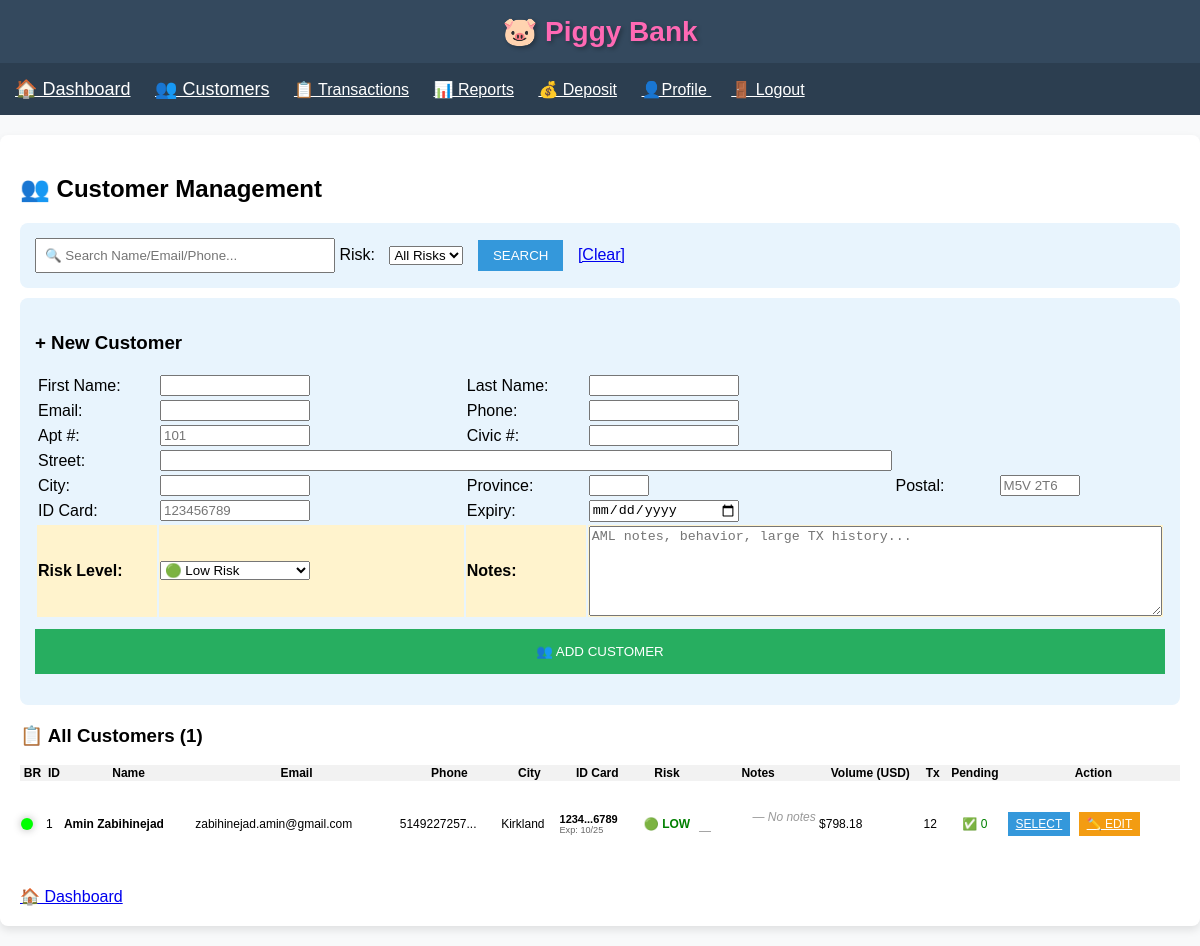
Page /customers (signed in) on the earlier database version.
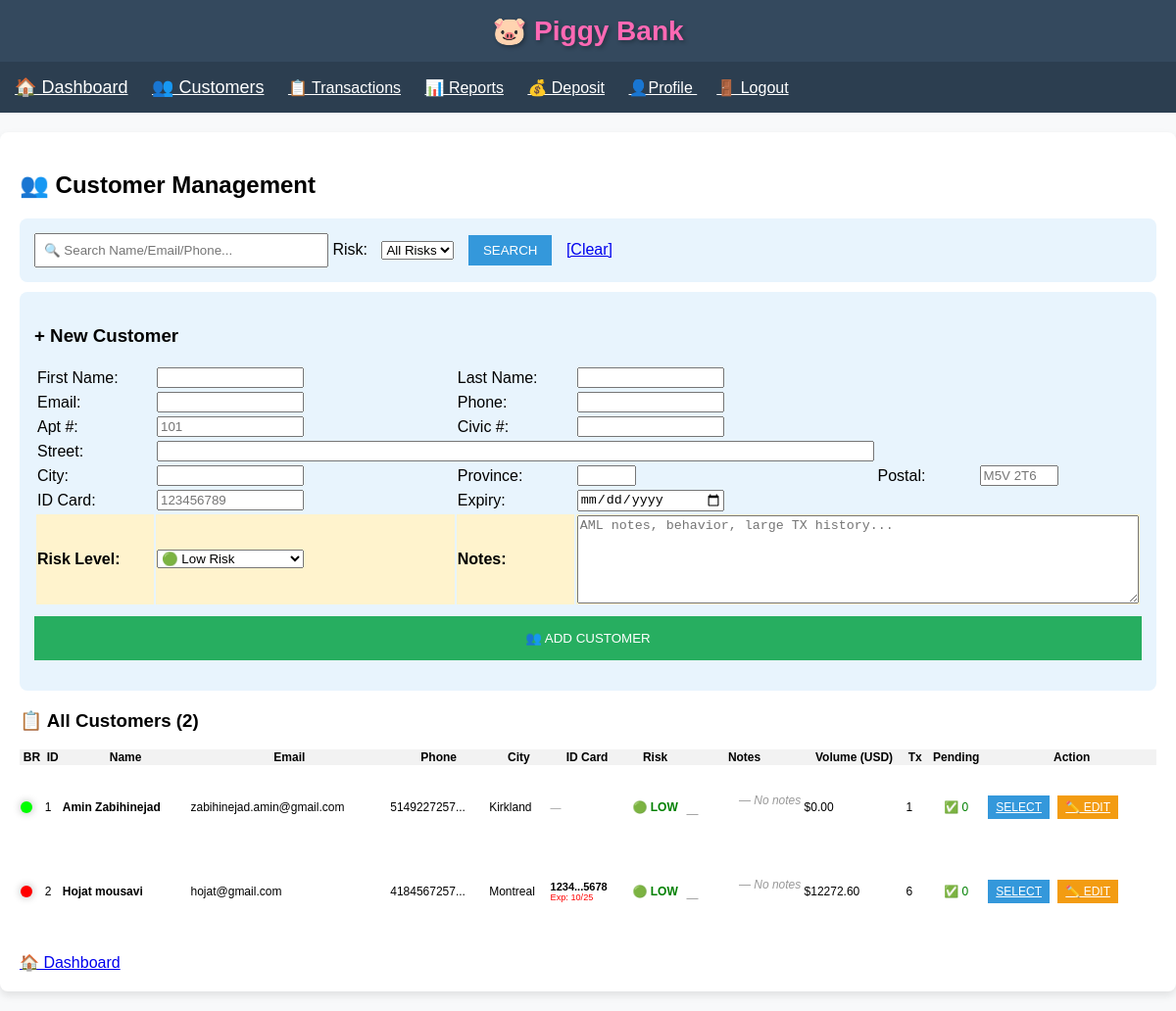
Same page on the later database version.
### app.py (models this page shows)
class Client(db.Model):
    id = db.Column(db.Integer, primary_key=True)
    first_name = db.Column(db.String(50), nullable=False)
    last_name = db.Column(db.String(50), nullable=False)
    email = db.Column(db.String(100), unique=True, nullable=False)
    phone = db.Column(db.String(20), nullable=False)
    apartment = db.Column(db.String(10))
    civic_number = db.Column(db.String(10), nullable=False)
    street = db.Column(db.String(100), nullable=False)
    city = db.Column(db.String(50), nullable=False)
    province = db.Column(db.String(10), nullable=False)
    postal_code = db.Column(db.String(10), nullable=False)
    id_card_number = db.Column(db.String(20))
    id_expiry_date = db.Column(db.Date)
    risk_level = db.Column(db.String(20), default='low risk')
    notes = db.Column(db.Text, nullable=True)
    created_at = db.Column(db.DateTime, default=datetime.utcnow)
    transactions = db.relationship('Transaction', backref='client', lazy='dynamic')

### app.py (the view, shortened to what this page needs)
@app.route('/customers', methods=['GET', 'POST'])
def customers():
    if 'user_id' not in session:
        flash('🔒 Please log in first!')
        return redirect(url_for('login'))
    return render_template('customers.html',
                           clients_data=calculate_clients_data(),
                           request=request,
                           form_data={},
                           now=datetime.utcnow().date())

### app.py (called while the page is built)
def interpolate_color(volume):
    min_volume = 3000
    max_volume = 10000
    if volume < min_volume:
        return "#00FF00"
    if volume >= max_volume:
        return "#FF0000"
    ratio = (volume - min_volume) / (max_volume - min_volume)
    red = int(255 * ratio)
    green = int(255 * (1 - ratio))
    blue = 0
    return f"#{red:02X}{green:02X}{blue:02X}"

def convert_to_usd(amount, currency):
    rates = {'CAD': 0.72, 'EUR': 1.08, 'GBP': 1.30, 'IRR': 0.000024}
    return amount * rates.get(currency, 1.0)

### templates/customers.html (shortened to what the changed rows need)
{% extends "base.html" %}
{% block content %}
<h2>👥 Customer Management</h2>
<div style="background:#e8f4fd; padding:15px; border-radius:8px; margin-bottom:10px;">
    <form method="GET" style="display:inline;">
    </form>
</div>
<div style="background:#e8f4fd; padding:15px; border-radius:8px; margin-bottom:20px;">
    <h3>+ New Customer</h3>
    <form method="POST">
    </form>
</div>
<h3>📋 All Customers ({{ clients_data|length }})</h3>
<table style="width:100%; border-collapse:collapse; font-size:12px;">
    <tr style="background:#f2f2f2;">
        <th>BR</th>
        <th>ID</th>
        <th>Name</th>
        <th>Email</th>
        <th>Phone</th>
        <th>City</th>
        <th>ID Card</th>
        <th>Risk</th>
        <th style="width:120px;">Notes</th>
        <th>Volume (USD)</th>
        <th>Tx</th>
        <th>Pending</th>
        <th>Action</th>
    </tr>
    {% for data in clients_data %}
    <tr style="{% if data.client.risk_level == 'high risk' or data.client.risk_level == 'on hold' %}background:#ffebee;{% endif %}">
        <td><span class="led-indicator" style="background-color: {{ data.led_color }};" title="Business Relation: ${{ '%.2f'|format(data.total_volume_usd) }} over past 6 months"></span></td>
        <td>{{ data.client.id }}</td>
        <td><strong>{{ data.client.first_name }} {{ data.client.last_name }}</strong></td>
        <td>{{ data.client.email }}</td>
        <td>{{ data.client.phone[:12] }}...</td>
        <td>{{ data.client.city }}</td>
        <td style="white-space:nowrap; font-size:11px;">
            {% if data.client.id_card_number %}
                <strong>{{ data.client.id_card_number[:4] }}...{{ data.client.id_card_number[-4:] }}</strong>
                {% if data.client.id_expiry_date %}
                    <br><small style="{% if data.client.id_expiry_date and data.client.id_expiry_date < now %}color:red;{% else %}color:#666;{% endif %}">
                        Exp: {{ data.client.id_expiry_date.strftime('%m/%y') }}
                    </small>
                {% endif %}
            {% else %}
                <span style="color:#999;">—</span>
            {% endif %}
        </td>
        <td style="text-align:center; font-weight:bold;">
            {% if data.client.risk_level == 'low risk' %}<span style="color:green;">🟢 LOW</span>
            {% elif data.client.risk_level == 'medium risk' %}<span style="color:orange;">🟡 MED</span>
            {% elif data.client.risk_level == 'high risk' %}<span style="color:red;">🟠 HIGH</span>
            {% else %}<span style="color:red;">🔴 HOLD</span>{% endif %}
        </td>
        <td style="white-space: pre-wrap;">
            {% if data.client.notes %}
                <div style="height:30px; overflow-y:auto; border:1px solid #ddd; padding:3px; background:#f9f9f9; font-size:10px; border-radius:3px;">
                    {{ data.client.notes[:100] }}{% if data.client.notes|length > 100 %}...{% endif %}
                </div>
            {% else %}
                <span style="color:#999; font-style:italic;">— No notes —</span>
            {% endif %}
        </td>
        <td>${{ "%.2f"|format(data.total_volume_usd) }}</td>
       <td>{{ data.transactions_list|length }}</td>
<td style="text-align:center;">
    {% set pending_tx = data.transactions_list|selectattr('status', 'equalto', 'pending')|list %}
            {% if pending_tx|length > 0 %}
                <span style="color:red; font-weight:bold;">🚨 {{ pending_tx|length }}</span>
            {% else %}
                <span style="color:green;">✅ 0</span>
            {% endif %}
        </td>
        <td>
            <a href="{{ url_for('select_customer', client_id=data.client.id) }}" style="background:#3498db; color:white; padding:5px 8px;">SELECT</a>
            <a href="{{ url_for('edit_client', client_id=data.client.id) }}" style="background:#f39c12; color:white; padding:5px 8px; margin-left:5px;">✏️ EDIT</a>
        </td>
    </tr>
    {% endfor %}
</table>
<div style="margin-top:20px;">
    <a href="{{ url_for('index') }}" style="font-size:16px;">🏠 Dashboard</a>
</div>
{% endblock %}

Differences in the rows shown:
changed Client "Amin": id_card_number "123456789" → empty (drawn); id_expiry_date "2025-10-24" → empty (drawn)
added Client: client.id "2", client.first_name "Hojat", client.last_name "mousavi", client.email "hojat@gmail.com", client "4184567257", client.city "Montreal"
Other differences:
{{ clients_data|length }}: "1" → "2"
new list line: "1 Amin Zabihinejad zabihinejad.amin@gmail.com 5149227257 Kirkland"
new list line: "... — 🟢 LOW — No notes — $ 0.00 1 ✅ 0 SELECT ✏️ EDIT"
new list line: "... 1234 ... 5678 Exp: 10/25 🟢 LOW — No notes — $ 12272.60 6 ✅ 0 SELECT ✏️ EDIT"
list line gone: "1 Amin Zabihinejad zabihinejad.amin@gmail.com 5149227257 Kirkland"
list line gone: "... 1234 ... 6789 Exp: 10/25 🟢 LOW — No notes — $ 798.18 12 ✅ 0 SELECT ✏️ EDIT"
